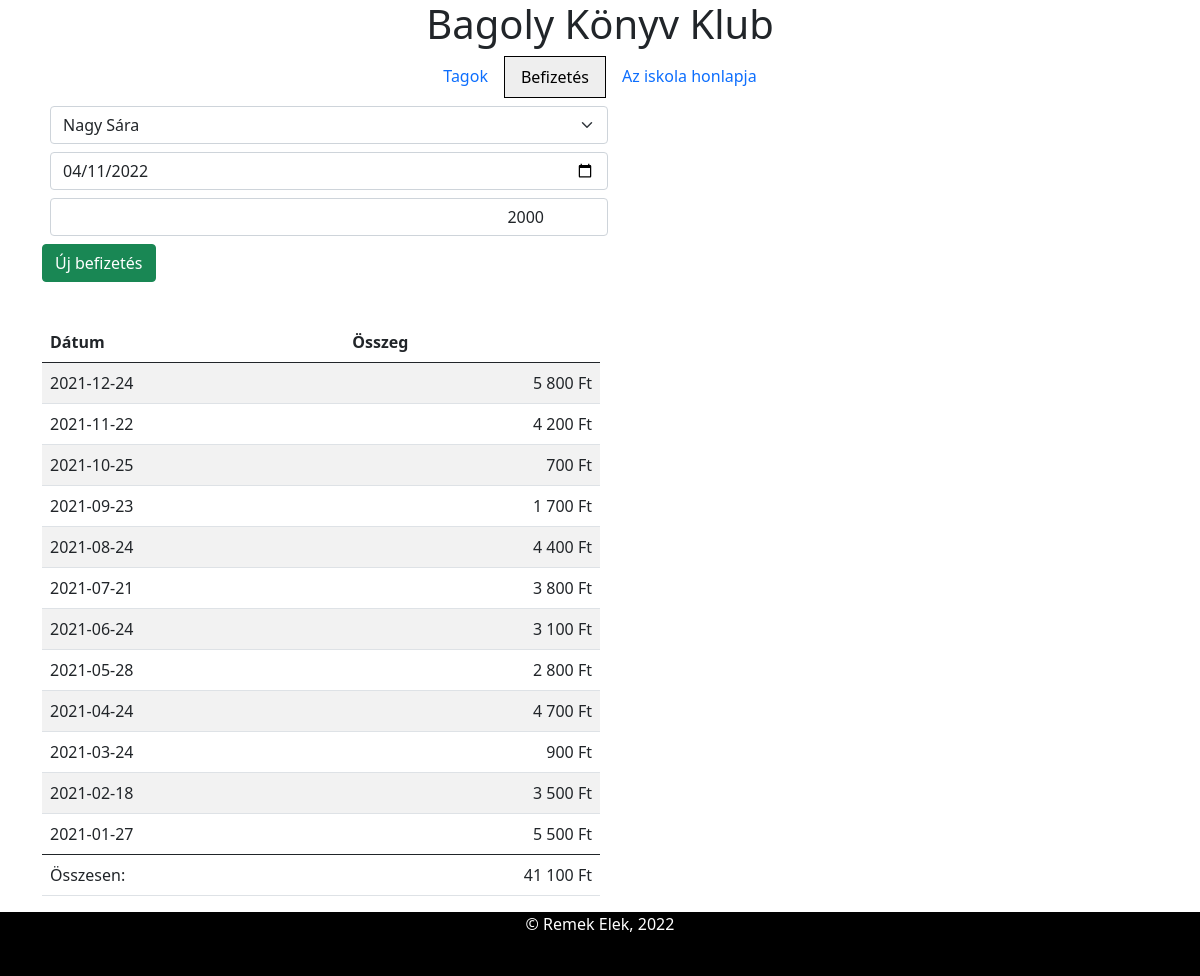
The app's page /index.php?menu=befizetes&id=1 with its own data.
### tables this page shows
CREATE TABLE `befizetes` (
  `id` bigint(20) NOT NULL,
  `datum` date DEFAULT NULL,
  `befizetes` decimal(6,0) DEFAULT NULL,
  KEY `fk_tag` (`id`),
  CONSTRAINT `fk_tag` FOREIGN KEY (`id`) REFERENCES `tagok` (`id`)
);

### web/classes/database.php (the view, shortened to what this page needs)
<?php
class database {
    private $mysqli=null;
    public function __construct($host="localhost", $user="root", $pass="", $db="bookclub") {
        $this->mysqli = new mysqli($host, $user, $pass, $db);
        $this->mysqli->set_charset("utf8");
    }
    public function get_tags_options($id) {
        $sql = "SELECT `id`, `csaladnev`, `utonev` FROM `tagok` WHERE 1";
        $result = $this->mysqli->query($sql);
        $tags = array();
        if ($result->num_rows > 0) {
            while($row = $result->fetch_assoc()) {
                if ($id == null || intval($id) != intval($row['id']) ) {
                    $tags[] = '<option value="'.$row['id'].'">'.$row['csaladnev'].' '.$row['utonev'].'</option>';
                } else {
                    $tags[] = '<option selected="selected" value="'.$row['id'].'">'.$row['csaladnev'].' '.$row['utonev'].'</option>';
                }
            }
        } else {
            echo "0 results";
        }
        return $tags;
    }
    public function get_tag_payments_table($id) {
        $answer = '';
        $sql = "SELECT datum, befizetes FROM befizetes WHERE id = $id ORDER BY datum DESC";
        if($result = $this->mysqli->query($sql)){
            $answer = '<table class="table w-50 table-striped">
            <thead>
                <tr>
                    <th class="col-auto">Dátum</th>
                    <th class="col-auto">Összeg</th>
                </tr>
            </thead>
            <tbody>';
            $sum = 0;
           if($result->num_rows > 0){
                while ($row = $result->fetch_assoc()) {
                    $sum += intval($row['befizetes']);
                    $answer .= '<tr><td>'.$row['datum'].'</td><td class="text-end">'.number_format($row['befizetes'],0,',',' ').' Ft</td></tr>';
                }
            }
            $answer .= '</tbody>
            <tfoot>
                <tr>
                    <td>Összesen:</td>
                    <td class="text-end">'.number_format($sum,0,',',' ').' Ft</td>
                </tr>
            </tfoot>
        </table>';
            } else {
                $answer = '<tr><td colspan=2>Nincs befizetése!</td></tr>';
            }
            return $answer;
    }
}

### web/css/bookclub_base.css (style rules this page uses)
html, body { height: 100%; }

### records on screen
befizetes: datum "2021-12-24", befizetes "5 800"
befizetes: datum "2021-11-22", befizetes "4 200"
befizetes: datum "2021-10-25", befizetes "700"
befizetes: datum "2021-09-23", befizetes "1 700"
befizetes: datum "2021-08-24", befizetes "4 400"
befizetes: datum "2021-07-21", befizetes "3 800"
befizetes: datum "2021-06-24", befizetes "3 100"
befizetes: datum "2021-05-28", befizetes "2 800"
befizetes: datum "2021-04-24", befizetes "4 700"
befizetes: datum "2021-03-24", befizetes "900"
befizetes: datum "2021-02-18", befizetes "3 500"
befizetes: datum "2021-01-27", befizetes "5 500"

### other values on screen
$sum "41 100"
form field tagid "Nagy Sára"
